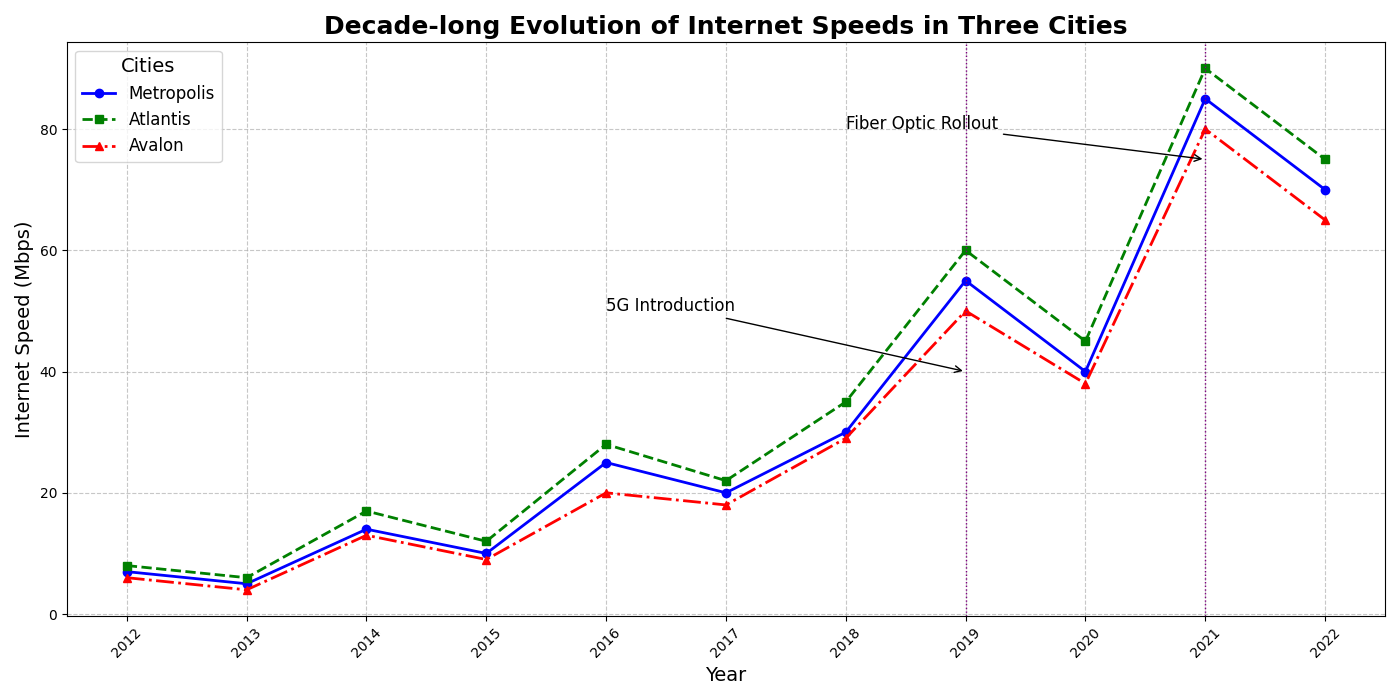

Here is the Python script that generated this plot:
import matplotlib.pyplot as plt
import numpy as np

years = np.arange(2012, 2023)

# Randomly altered internet speeds for Metropolis, Atlantis, and Avalon
metropolis_speeds = np.array([7, 5, 14, 10, 25, 20, 30, 55, 40, 85, 70])
atlantis_speeds = np.array([8, 6, 17, 12, 28, 22, 35, 60, 45, 90, 75])
avalon_speeds = np.array([6, 4, 13, 9, 20, 18, 29, 50, 38, 80, 65])

fig, ax = plt.subplots(figsize=(14, 7))

ax.plot(years, metropolis_speeds, color='blue', marker='o', linestyle='-', linewidth=2, label='Metropolis')
ax.plot(years, atlantis_speeds, color='green', marker='s', linestyle='--', linewidth=2, label='Atlantis')
ax.plot(years, avalon_speeds, color='red', marker='^', linestyle='-.', linewidth=2, label='Avalon')

ax.annotate('5G Introduction', xy=(2019, 40), xytext=(2016, 50),
            arrowprops=dict(facecolor='black', arrowstyle='->'), fontsize=12)
ax.annotate('Fiber Optic Rollout', xy=(2021, 75), xytext=(2018, 80),
            arrowprops=dict(facecolor='black', arrowstyle='->'), fontsize=12)

ax.axvline(x=2019, color='purple', linestyle=':', linewidth=1)
ax.axvline(x=2021, color='purple', linestyle=':', linewidth=1)

ax.set_title("Decade-long Evolution of Internet Speeds in Three Cities", fontsize=18, fontweight='bold', ha='center')
ax.set_xlabel("Year", fontsize=14)
ax.set_ylabel("Internet Speed (Mbps)", fontsize=14)

ax.set_xticks(years)
ax.set_xticklabels([str(year) for year in years], rotation=45)

ax.grid(True, linestyle='--', alpha=0.7)
ax.legend(title='Cities', fontsize=12, title_fontsize=14, loc='upper left')

plt.tight_layout()
plt.show()
